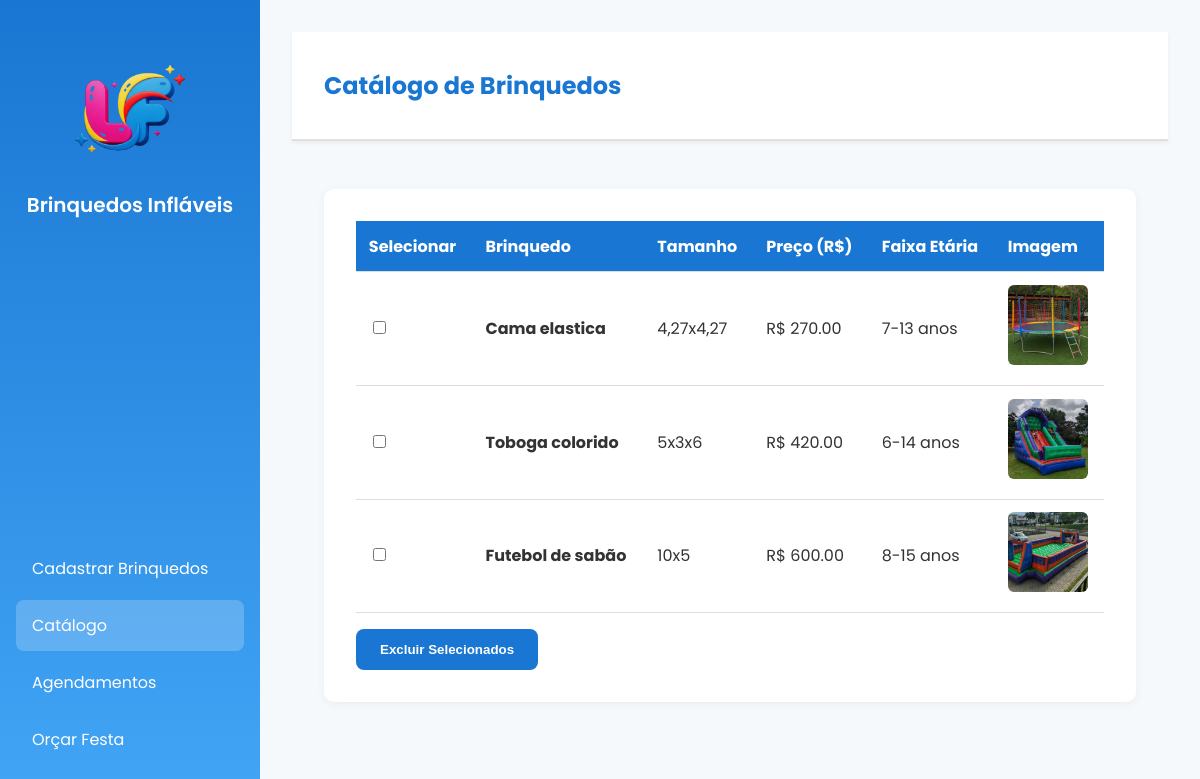
Page /usuario on the committed database.
### storage.py (models this page shows)
class Brinquedo(db.Model):
    id = db.Column(db.Integer, primary_key=True)
    nome = db.Column(db.String(100), nullable=False)
    tamanho = db.Column(db.String(50))
    preco = db.Column(db.Float, nullable=False)
    faixa_etaria = db.Column(db.String(50))
    caminho_imagem = db.Column(db.String(200))

### routes.py (the view)
@app.route('/usuario')
def pagina_usuario():
    brinquedos = Brinquedo.query.all()
    page_content = render_template('catalogo.html', brinquedos=brinquedos)
    return render_template(
        'home.html',
        active_page='usuario',
        page_title='Catálogo de Brinquedos',
        page_content=page_content
    )

### templates/catalogo.html
<div class="card">
    <form method="post" action="/excluir_selecionados">
        <table class="table">
            <thead>
                <tr>
                    <th>Selecionar</th>
                    <th>Brinquedo</th>
                    <th>Tamanho</th>
                    <th>Preço (R$)</th>
                    <th>Faixa Etária</th>
                    <th>Imagem</th>
                </tr>
            </thead>
            <tbody>
                {% for brinquedo in brinquedos %}
                <tr>
                    <td><input type="checkbox" name="selecionados" value="{{ brinquedo.id }}"></td>
                    <td><strong>{{ brinquedo.nome }}</strong></td>
                    <td>{{ brinquedo.tamanho }}</td>
                    <td>R$ {{ "%.2f"|format(brinquedo.preco) }}</td>
                    <td>{{ brinquedo.faixa_etaria }}</td>
                    <td>
                        <img src="{{ url_for('static', filename='imagens/' ~ brinquedo.caminho_imagem) }}" class="thumb">
                    </td>
                </tr>
                {% endfor %}
            </tbody>
        </table>
        <button type="submit" class="btn">Excluir Selecionados</button>
    </form>
</div>

### static/style.css (style rules this page uses)
body { margin: 0; font-family: 'Poppins', sans-serif; background: #f6f9fc; color: #333; }
.card { background: white; border-radius: 10px; padding: 2rem; box-shadow: 0 2px 10px rgba(0,0,0,0.05); }
.table { width: 100%; border-collapse: collapse; }
.table th, .table td { padding: 0.8rem; text-align: left; border-bottom: 1px solid #ddd; }
.table th { background: #1976d2; color: white; }
.thumb { width: 80px; border-radius: 6px; }
.btn { background-color: #1976d2; color: white; border: none; padding: 0.8rem 1.5rem; border-radius: 8px; cursor: pointer; margin-top: 1rem; font-weight: 600; transition: background-color 0.3s ease; }
html, body { margin: 0; padding: 0; height: 100%; overflow: hidden; font-family: 'Poppins', sans-serif; background: #f6f9fc; }

### rows in the picture
Brinquedo: nome "Cama elastica", tamanho "4,27x4,27", preco "270.00", faixa_etaria "7-13 anos", caminho_imagem (picture)
Brinquedo: nome "Toboga colorido", tamanho "5x3x6", preco "420.00", faixa_etaria "6-14 anos", caminho_imagem (picture)
Brinquedo: nome "Futebol de sabão", tamanho "10x5", preco "600.00", faixa_etaria "8-15 anos", caminho_imagem (picture)

### other values in the picture
{{ page_title }} "Catálogo de Brinquedos"
